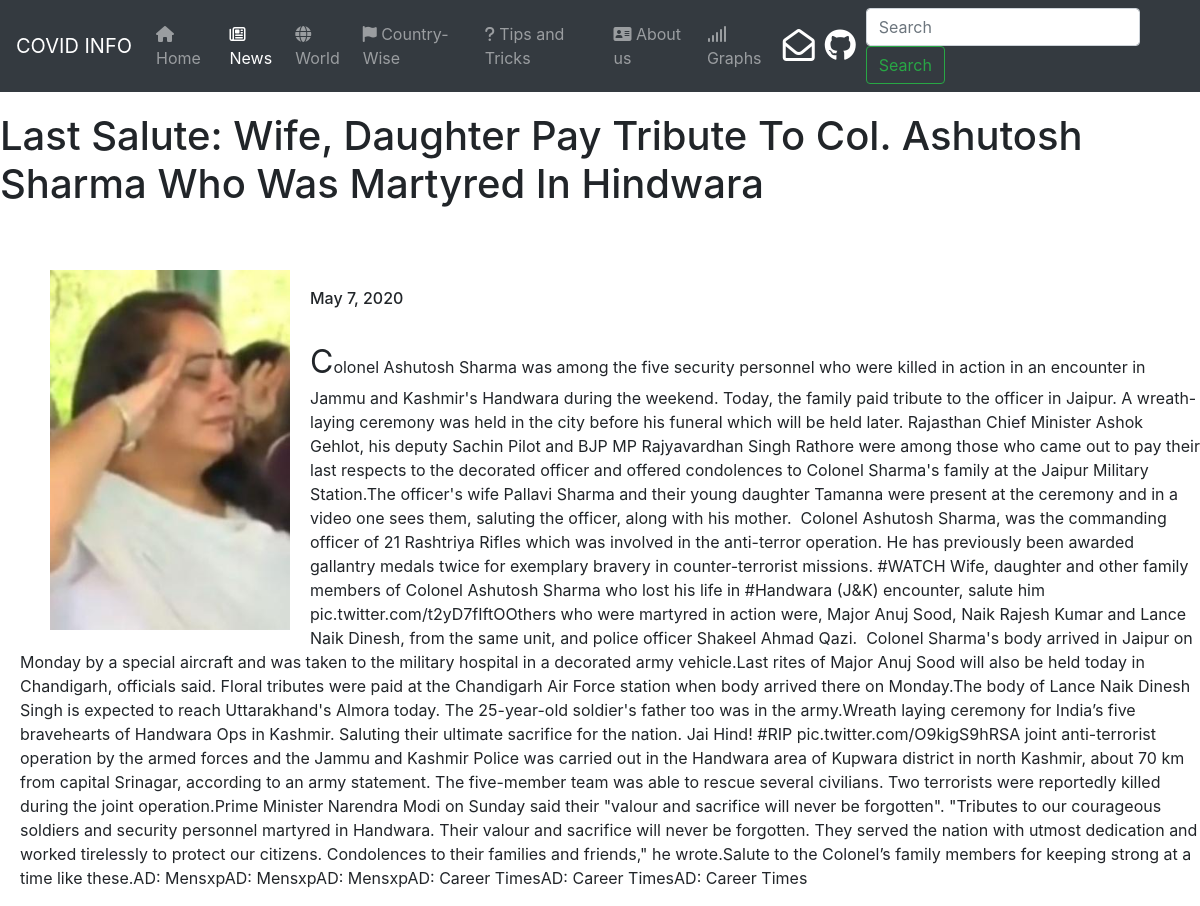
Screenshot of /news-detail/23 with the database file from the repository.
### covid/models.py (models this page shows)
class News(models.Model):
    heading = models.CharField(max_length=100)
    body = models.TextField()
    link = models.TextField()
    img = models.ImageField()
    date = models.DateField()
    class Meta:
        verbose_name_plural = "news"

### covid/views.py (the view)
# urls.py: path('news-detail/<int:news_id>', views.news_detail, name='news'),
def news_detail(request, news_id):
    news = News.objects.filter(id=news_id)
    return render(request, 'news-detail.html', {'news': news})

### templates/news-detail.html (shortened to what this page needs)
{% load static %}
<!DOCTYPE html>
<html lang="en">
  <head>
    <link rel="stylesheet" href="{% static 'main.css' %}">
    <link rel="stylesheet" href="https://maxcdn.bootstrapcdn.com/bootstrap/4.0.0/css/bootstrap.min.css">
    <link rel="stylesheet" href="https://stackpath.bootstrapcdn.com/bootstrap/4.4.1/css/bootstrap.min.css">
  </head>
  <body>
    <nav class="navbar navbar-expand-lg navbar-dark bg-dark" style="position: sticky; top: 0;">
      <a class="navbar-brand" href="#">COVID INFO</a>
      <div class="collapse navbar-collapse" id="navbarSupportedContent">
        <ul class="navbar-nav mr-auto">
          <li class="nav-item">
            <a class="nav-link" href='/'><i class="fas fa-home"></i> Home <span class="sr-only">(current)</span></a>
          </li>
          <li class="nav-item active">
            <a class="nav-link" href="/news"><i class="far fa-newspaper"></i>News</a>
          </li>
          <li class="nav-item">
            <a class="nav-link" href="/world"><i class="fas fa-globe"></i>World</a>
          </li>
          <li class="nav-item">
            <a class="nav-link" href="/country"><i class="fas fa-flag"></i>  Country-Wise</a>
          </li>
          <li class="nav-item">
            <a class="nav-link" href="/tips"><i class="fas fa-question"></i> Tips and Tricks</a>
          </li>
          <li class="nav-item">
            <a class="nav-link" href="/about"><i class="fas fa-address-card"></i> About us</a>
          </li>
          <li class="nav-item">
            <a class="nav-link" href="/graphs"><i class="fas fa-signal"></i>  Graphs</a>
          </li>
        </ul>
        <a href="mailto://info@thinkingtomorrow.cf" target="_blank"><i class="far fa-envelope-open fa-2x" style="color: white; margin-right: 10px"></i></a>
        <a href="https://github.com/thinking-tomorrow" target="_blank"><i class="fab fa-github fa-2x" style="color: white; margin-right: 10px"></i></a>
        <form class="form-inline my-2 my-lg-0" action="{% url 'search' %}" method='post'>
          <input class="form-control mr-sm-2" type="search" name='data' placeholder="Search" aria-label="Search" autocomplete="off">
          <button class="btn btn-outline-success my-2 my-sm-0" type="submit">Search</button>
        </form>
      </div>
    </nav>
    {% for new in news %}
    <h1 style='padding-top:20px;'>{{new.heading}}</h1><br>
    <img src='{{new.img.url}}'><br>
    <h6 style='margin-left:20px;margin-top:25px;'>{{new.date}}</h6>
    <p style='margin-left:20px;margin-top:30px;'>{{new.body}}</p>
    {% endfor %}
</body>
</html>

### static/main.css (style rules this page uses)
.fas { cursor: pointer; }

### templates/news-detail.html (style rules this page uses)
p::first-letter { font-size:200%; }
img { margin-left:50px; margin-top:30px; width:20%; display:inline; float:left; margin-right:20px; }

### rows the page displays
News: heading "Last Salute: Wife, Daughter Pay Tribute To Col. Ashutosh Sharma Who Was Martyred In Hindwara", img (picture), date "May 7, 2020", body "Colonel Ashutosh Sharma was among the five security personnel who were killed in action in an encounter in Jammu and Kashmir's Handwara during the weekend. Today, the family paid tribute to the officer in Jaipur. A wreath-laying ceremony was held in the city before his funeral which will be held later. Rajasthan Chief Minister Ashok Gehlot, his deputy Sachin Pilot and BJP MP Rajyavardhan Singh Rathore were among those who came out to pay their last respects to the decorated officer and offered condolences to Colonel Sharma's family at the Jaipur Military Station.The officer's wife Pallavi Sharma and their young daughter Tamanna were present at the ceremony and in a video one sees them,…"
